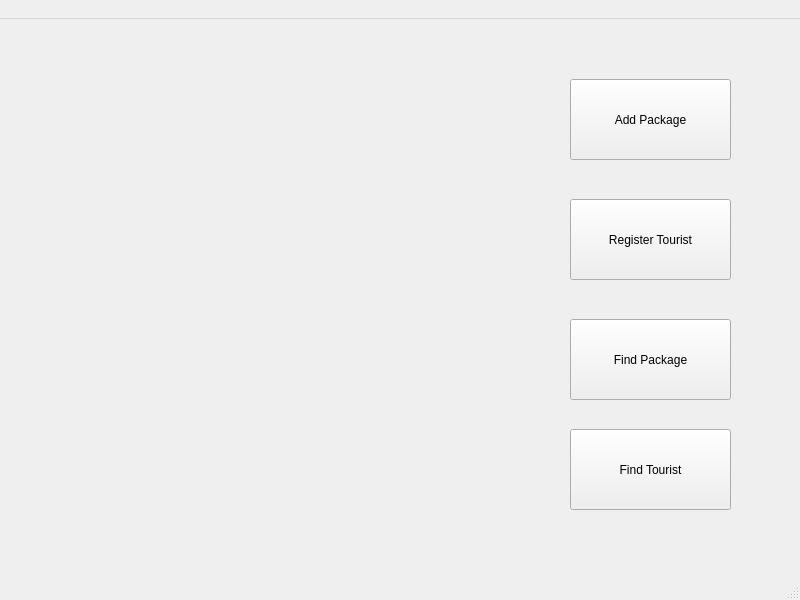
<?xml version="1.0" encoding="UTF-8"?>
<ui version="4.0">
 <class>MainWindow</class>
 <widget class="QMainWindow" name="MainWindow">
  <property name="geometry">
   <rect>
    <x>0</x>
    <y>0</y>
    <width>800</width>
    <height>600</height>
   </rect>
  </property>
  <property name="windowTitle">
   <string>MyTouristManager 1.0</string>
  </property>
  <widget class="QWidget" name="centralwidget">
   <widget class="QPushButton" name="pushButton">
    <property name="geometry">
     <rect>
      <x>570</x>
      <y>60</y>
      <width>161</width>
      <height>81</height>
     </rect>
    </property>
    <property name="text">
     <string>Add Package</string>
    </property>
   </widget>
   <widget class="QPushButton" name="pushButton_2">
    <property name="geometry">
     <rect>
      <x>570</x>
      <y>180</y>
      <width>161</width>
      <height>81</height>
     </rect>
    </property>
    <property name="text">
     <string>Register Tourist</string>
    </property>
   </widget>
   <widget class="QPushButton" name="pushButton_3">
    <property name="geometry">
     <rect>
      <x>570</x>
      <y>300</y>
      <width>161</width>
      <height>81</height>
     </rect>
    </property>
    <property name="text">
     <string>Find Package</string>
    </property>
   </widget>
   <widget class="QPushButton" name="pushButton_4">
    <property name="geometry">
     <rect>
      <x>570</x>
      <y>410</y>
      <width>161</width>
      <height>81</height>
     </rect>
    </property>
    <property name="text">
     <string>Find Tourist</string>
    </property>
   </widget>
  </widget>
  <widget class="QMenuBar" name="menubar">
   <property name="geometry">
    <rect>
     <x>0</x>
     <y>0</y>
     <width>800</width>
     <height>23</height>
    </rect>
   </property>
   <widget class="QMenu" name="menuMain_Window">
    <property name="title">
     <string>  </string>
    </property>
   </widget>
   <addaction name="menuMain_Window"/>
  </widget>
  <widget class="QStatusBar" name="statusbar"/>
 </widget>
 <resources/>
 <connections/>
</ui>
